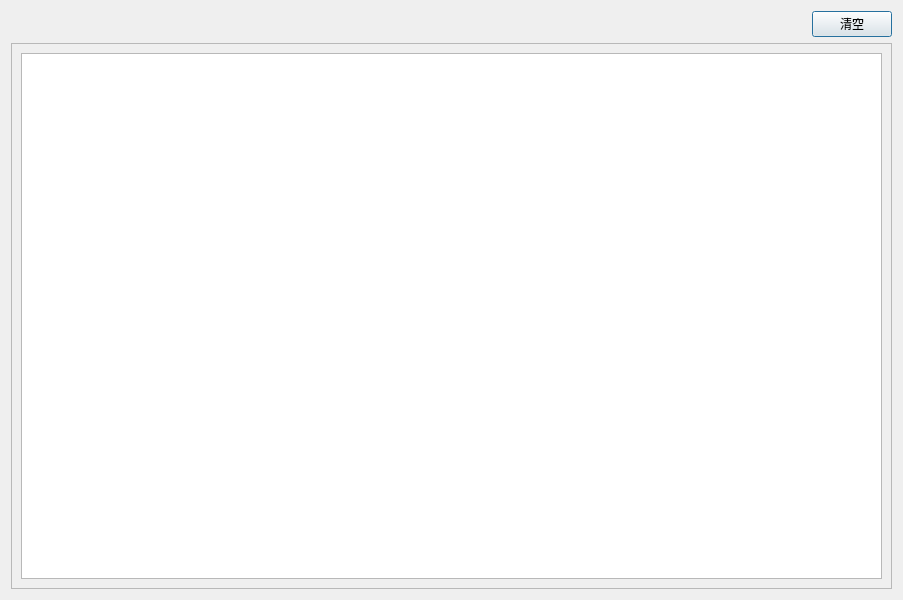
<?xml version="1.0" encoding="UTF-8"?>
<ui version="4.0">
 <class>LogDialog</class>
 <widget class="QDialog" name="LogDialog">
  <property name="geometry">
   <rect>
    <x>0</x>
    <y>0</y>
    <width>903</width>
    <height>600</height>
   </rect>
  </property>
  <property name="windowTitle">
   <string>Dialog</string>
  </property>
  <layout class="QGridLayout" name="gridLayout">
   <item row="0" column="0">
    <layout class="QVBoxLayout" name="verticalLayout">
     <item>
      <layout class="QHBoxLayout" name="horizontalLayout_2">
       <item>
        <spacer name="horizontalSpacer">
         <property name="orientation">
          <enum>Qt::Horizontal</enum>
         </property>
         <property name="sizeHint" stdset="0">
          <size>
           <width>40</width>
           <height>20</height>
          </size>
         </property>
        </spacer>
       </item>
       <item>
        <widget class="QPushButton" name="clr_log_btn">
         <property name="text">
          <string>清空</string>
         </property>
        </widget>
       </item>
      </layout>
     </item>
     <item>
      <widget class="QScrollArea" name="scrollArea">
       <property name="widgetResizable">
        <bool>true</bool>
       </property>
       <widget class="QWidget" name="scrollAreaWidgetContents">
        <property name="geometry">
         <rect>
          <x>0</x>
          <y>0</y>
          <width>881</width>
          <height>547</height>
         </rect>
        </property>
        <layout class="QHBoxLayout" name="horizontalLayout">
         <item>
          <widget class="QTextEdit" name="textEdit"/>
         </item>
        </layout>
       </widget>
      </widget>
     </item>
    </layout>
   </item>
  </layout>
 </widget>
 <resources/>
 <connections/>
</ui>
